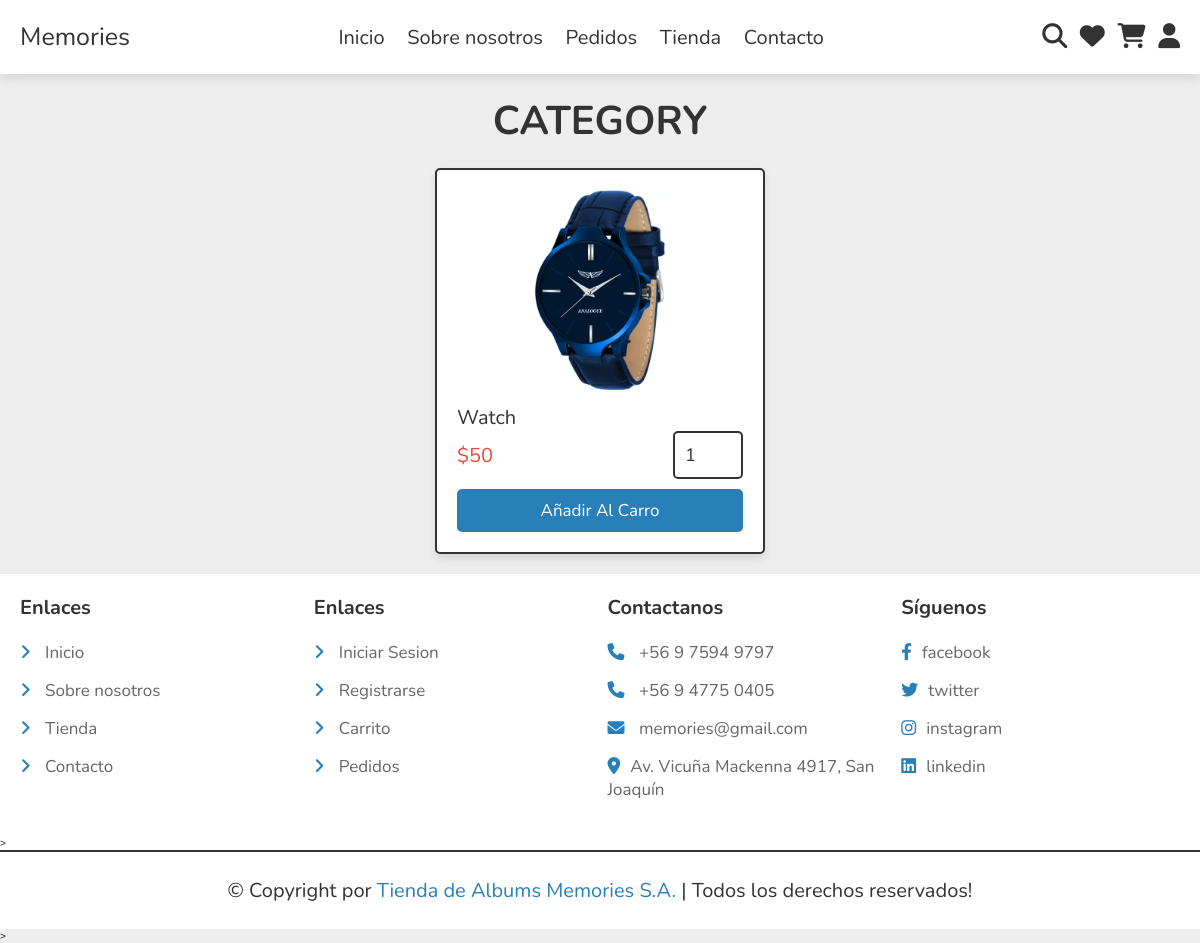
Page /category/1/ on the committed database.
### store/models.py (models this page shows, shortened)
class Products(models.Model):
    category = models.ForeignKey(ProductCategory, on_delete=models.CASCADE,null=True,blank=False)
    name = models.CharField(max_length=50,blank=False,null=False)
    price = models.PositiveIntegerField(blank=False,null=False)
    details = models.TextField(blank=True)
    image_01 = models.ImageField()
    image_02 = models.ImageField()
    image_03 = models.ImageField()

### store/views.py (the view)
# urls.py: path('category/<str:id>/',Categoria,name='category'),#
def Categoria(request,id):
    name=ProductCategory.objects.get(id=id).category
    products=Products.objects.filter(category=id)
    if request.user.is_authenticated:
        item_count=WishList.objects.filter(customer=request.user).count()
        cart_count=Cart.objects.filter(customer=request.user).count()
        context={'products':products,'name':name,'item_count':item_count,'cart_count':cart_count}
    else:
        context={'products':products,'name':name}
    return render(request,'store/categorias.html',context)

### store/templates/store/categorias.html (shortened to what this page needs)
{% extends 'store/main.html' %}
{% load static %}
{% block content %}
<section class="products">
        <h1 class="heading">category</h1>
        <div class="box-container">
            {% for product in products %}
            <form action="" method="post" class="box">{% csrf_token %}
                <img src="{{product.image_01.url}}" alt="">
                <div class="name">{{product.name}}</div>
                <div class="flex">
                    <div class="price"><span>$</span>{{product.price}}</div>
                    <input type="number" name="quantity" class="qty" min="1" max="99" onkeypress="if(this.value.length == 2) return false;" value="1">
                </div>
                <input type="submit" value="Añadir al carro" class="btn" name="add_to_cart" formaction="{% url 'addcart' %}">
            </form>
            {% endfor %}
        </div>
    </section>
    {% endblock content %}

### store/static/CSS/style.css (style rules this page uses)
:root { --main-color:#2980b9; --orange:#f39c12; --red:#e74c3c; --black:#333; --white:#fff; --light-color:#666; --light-bg:#eee; --border:.2rem solid var(--black); --box-shadow:0 .5rem 1rem rgba(0,0,0,.1); }
* { font-family: 'Nunito', sans-serif; margin:0; padding:0; box-sizing: border-box; outline: none; border:none; text-decoration: none; }
html { font-size: 62.5%; overflow-x: hidden; }
body { background-color: var(--light-bg); }
section { padding:2rem; max-width: 1200px; margin:0 auto; }
.heading { font-size: 4rem; color:var(--black); margin-bottom: 2rem; text-align: center; text-transform: uppercase; }
.btn, .delete-btn, .option-btn { display: block; width: 100%; margin-top: 1rem; border-radius: .5rem; padding:1rem 3rem; font-size: 1.7rem; text-transform: capitalize; color:var(--white); cursor: pointer; text-align: center; }
.btn { background-color: var(--main-color); }
.products .box-container { display: grid; grid-template-columns: repeat(auto-fit, 33rem); gap:1.5rem; justify-content: center; align-items: flex-start; }
.products .box-container .box { position: relative; background-color: var(--white); box-shadow: var(--box-shadow); border-radius: .5rem; border:var(--border); padding:2rem; overflow: hidden; }
.products .box-container .box img { height: 20rem; width: 100%; object-fit: contain; margin-bottom: 1rem; }
.products .box-container .box .name { font-size: 2rem; color:var(--black); }
.products .box-container .box .flex { display: flex; align-items: center; gap:1rem; }
.products .box-container .box .flex .qty { width: 7rem; padding:1rem; border:var(--border); font-size: 1.8rem; color:var(--black); border-radius: .5rem; }
.products .box-container .box .flex .price { font-size: 2rem; color:var(--red); margin-right: auto; }

### rows in the picture
Products: image_01 (picture), name "Watch", price "50"
